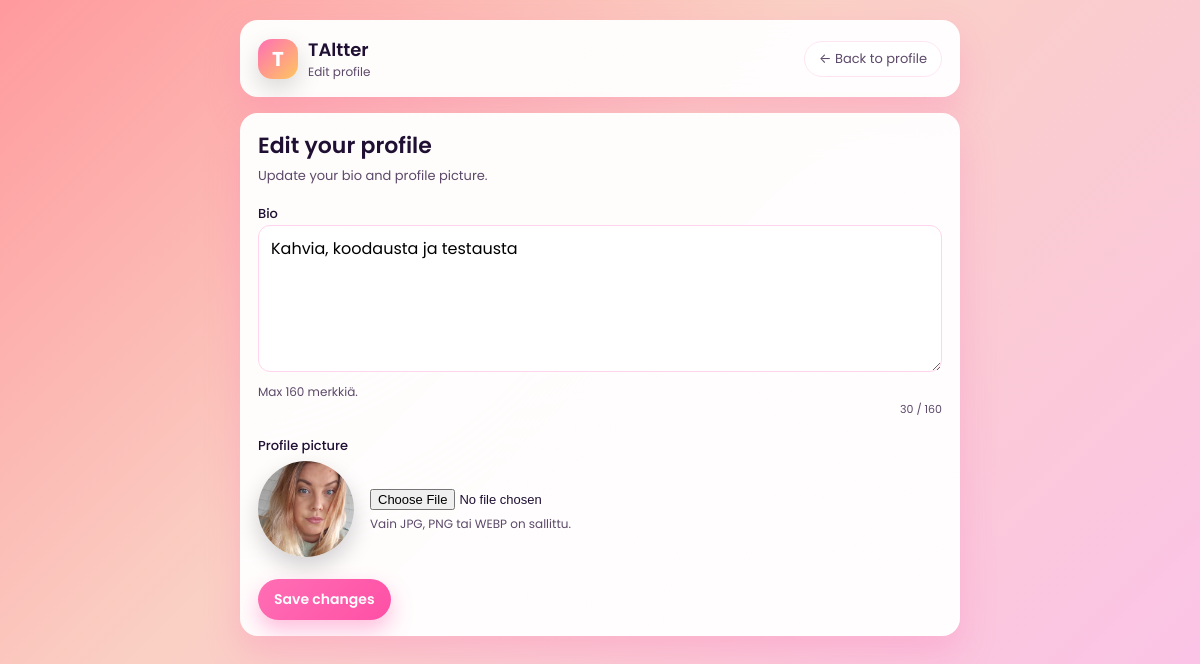
Screenshot of /iteration/edit_profile.php (signed in) with the database file from the repository.
### tables this page shows
CREATE TABLE `users` (
  `user_id` int(11) NOT NULL,
  `username` varchar(50) NOT NULL,
  `email` varchar(100) NOT NULL,
  `password_hash` varchar(255) NOT NULL,
  `bio` text DEFAULT NULL,
  `profile_picture_url` varchar(255) DEFAULT NULL,
  `created_at` timestamp NOT NULL DEFAULT current_timestamp(),
  `last_seen_mentions` datetime DEFAULT NULL,
  `last_seen_shares` datetime DEFAULT NULL,
  `last_seen_likes` datetime DEFAULT NULL
);

### iteration/edit_profile.php (the view, shortened to what this page needs)
<?php
require_once 'config.php';
$uid = $_SESSION['user_id'];
$stmt = $mysqli->prepare("SELECT username,bio,profile_picture_url FROM users WHERE user_id = ?");
$stmt->bind_param("i", $uid);
$stmt->execute();
$res = $stmt->get_result();
$user = $res->fetch_assoc();
$bioCurrent = $user['bio'] ?? '';
?>
<!doctype html>
<html lang="en">
<head>
</head>
<body>
<div class="app-shell">
    <div class="card">
        <div class="card-inner topbar">
            <div class="topbar-left">
                <div class="logo-badge">T</div>
                <div class="app-title">
                    <span>TAltter</span>
                    <span>Edit profile</span>
                </div>
            </div>
            <div class="topbar-right">
                <a href="profile.php?u=<?= urlencode($user['username']) ?>" class="btn-outline">← Back to profile</a>
            </div>
        </div>
    </div>
    <div class="card">
        <div class="card-inner">
            <h1 class="page-title">Edit your profile</h1>
            <p class="page-subtitle">Update your bio and profile picture.</p>
            <form method="post" enctype="multipart/form-data" class="form-grid">
                <div>
                    <label class="field-label" for="bio">Bio</label>
                    <textarea
                        id="bio"
                        name="bio"
                        maxlength="160"
                        rows="5"
                    ><?= htmlspecialchars($bioCurrent) ?></textarea>
                    <div class="helper-text">
                        Max 160 merkkiä.
                    </div>
                    <div id="bio-counter" class="char-counter"></div>
                </div>
                <div>
                    <span class="field-label">Profile picture</span>
                    <div class="profile-preview">
                        <?php if (!empty($user['profile_picture_url'])): ?>
                            <img src="<?= htmlspecialchars($user['profile_picture_url']) ?>" alt="Profile picture">
                        <?php else: ?>
                            <div style="width:96px;height:96px;border-radius:50%;background:linear-gradient(135deg,#ff6fb5,#ffc75f);display:flex;align-items:center;justify-content:center;color:#fff;font-size:36px;font-weight:700;">
                                <?= strtoupper(htmlspecialchars(substr($user['username'], 0, 1))) ?>
                            </div>
                        <?php endif; ?>
                        <div>
                            <input class="file-input" type="file" name="profile_picture" accept=".jpg,.jpeg,.png,.webp">
                            <div class="helper-text">Vain JPG, PNG tai WEBP on sallittu.</div>
                        </div>
                    </div>
                </div>
                <div>
                    <button type="submit" class="btn-primary">Save changes</button>
                </div>
            </form>
        </div>
    </div>
</div>
</body>
</html>

### iteration/edit_profile.php (style rules this page uses)
:root { --accent: #ff6fb5; --accent-dark: #ff4fa5; --accent-soft: #ffe5f3; --bg-card: rgba(255, 255, 255, 0.95); --input-border: #ffd4ec; --text-main: #1f1033; --text-soft: #5c4969; }
*, *::before, *::after { box-sizing: border-box; }
body { margin: 0; min-height: 100vh; font-family: "Poppins", system-ui, -apple-system, BlinkMacSystemFont, "Segoe UI", sans-serif; background: linear-gradient(135deg, #ff9a9e 0%, #fad0c4 40%, #fbc2eb 100%); padding: 20px 12px 28px; color: var(--text-main); }
.app-shell { max-width: 720px; margin: 0 auto; display: flex; flex-direction: column; gap: 16px; }
.card { background: var(--bg-card); backdrop-filter: blur(18px); border-radius: 18px; padding: 16px 18px; box-shadow: 0 16px 35px rgba(255, 105, 180, 0.25); position: relative; overflow: hidden; }
.card::before { content: ""; position: absolute; inset: -40px; background: radial-gradient(circle at top left, rgba(255,255,255,0.6), transparent 55%), radial-gradient(circle at bottom right, rgba(255,255,255,0.5), transparent 55%); opacity: 0.5; pointer-events: none; }
.card-inner { position: relative; z-index: 1; }
.topbar { display: flex; align-items: center; justify-content: space-between; gap: 12px; }
.topbar-left { display: flex; align-items: center; gap: 10px; }
.logo-badge { width: 40px; height: 40px; border-radius: 14px; background: linear-gradient(135deg, #ff6fb5, #ffc75f); display: flex; align-items: center; justify-content: center; color: #fff; font-weight: 700; font-size: 20px; box-shadow: 0 10px 25px rgba(0,0,0,0.15); }
.app-title { display: flex; flex-direction: column; }
.app-title span:first-child { font-weight: 600; font-size: 18px; }
.app-title span:last-child { font-size: 12px; color: var(--text-soft); }
.topbar-right { display: flex; align-items: center; gap: 8px; flex-wrap: wrap; }
a { color: var(--accent-dark); text-decoration: none; }
.btn-outline { border-radius: 999px; border: 1.5px solid var(--accent-soft); background: rgba(255,255,255,0.9); padding: 7px 14px; font: inherit; font-size: 13px; cursor: pointer; color: var(--text-soft); display: inline-flex; align-items: center; gap: 6px; transition: background 0.12s, border-color 0.12s, transform 0.08s; }
.btn-primary { margin-top: 8px; border-radius: 999px; border: none; padding: 10px 16px; font: inherit; font-size: 14px; font-weight: 600; background: linear-gradient(135deg, var(--accent), var(--accent-dark)); color: #fff; cursor: pointer; box-shadow: 0 10px 22px rgba(255, 111, 181, 0.45); transition: transform 0.08s ease, box-shadow 0.12s ease, filter 0.12s ease; }
.page-title { margin: 0 0 4px; font-size: 22px; font-weight: 600; }
.page-subtitle { margin: 0 0 14px; font-size: 13px; color: var(--text-soft); }
.form-grid { display: flex; flex-direction: column; gap: 14px; }
.field-label { font-size: 13px; font-weight: 500; color: var(--text-main); margin-bottom: 4px; }
textarea { width: 100%; border-radius: 12px; border: 1.5px solid var(--input-border); font: inherit; padding: 10px 12px; resize: vertical; outline: none; min-height: 90px; background: #fff; transition: border-color 0.18s, box-shadow 0.18s, transform 0.08s; }
.helper-text { font-size: 12px; color: var(--text-soft); margin-top: 4px; }
.profile-preview { display: flex; align-items: center; gap: 16px; margin-top: 4px; }
.profile-preview img { width: 96px; height: 96px; border-radius: 50%; object-fit: cover; box-shadow: 0 10px 22px rgba(0,0,0,0.18); }
.file-input { font-size: 13px; margin-top: 4px; }
.char-counter { font-size: 11px; color: var(--text-soft); text-align: right; }

### rows the page displays
users: bio "Kahvia, koodausta ja testausta", profile_picture_url (picture)
